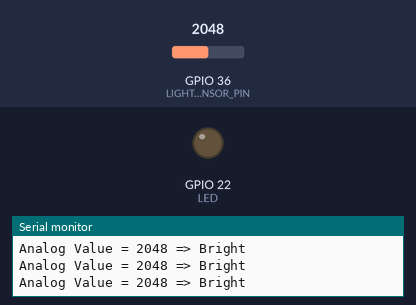
Bench run of a sketch on a simulated ESP32. On the bench: output pins drawn as LEDs (lit = HIGH), the last lines printed to the serial monitor. Inputs (shaded band) come from the test bench; at power-on: GPIO 36 (LIGHT_SENSOR_PIN) = 2048.

Above: at 1.3 s.
1.4 s: GPIO 36 (LIGHT_SENSOR_PIN) set to 43
3.5 s: GPIO 36 (LIGHT_SENSOR_PIN) set to 35
At 4.0 s:
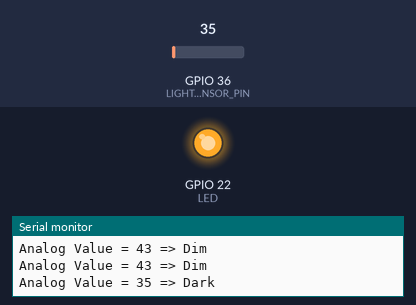
Timing chart, 0 to 6.5 s (numbered marks = the images above; inputs shaded):
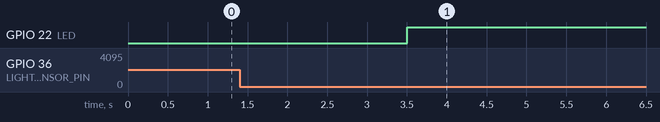

Measured:
- the behaviour switches between 40 and 39 on GPIO 36 (LIGHT_SENSOR_PIN) (found by bisection; images 0 and 1)
- after the input at 3.5 s, GPIO 22 (LED): LOW → HIGH at once

The sketch:

ESP32_LDR.ino
```cpp
#define LIGHT_SENSOR_PIN 36 // ESP32 pin GIOP36 (ADC0)
#define LED 22

void setup() {
  // initialize serial communication at 9600 bits per second:
  pinMode(LED,OUTPUT);
  Serial.begin(9600);
}

void loop() {
  // reads the input on analog pin (value between 0 and 4095)
  int analogValue = analogRead(LIGHT_SENSOR_PIN);

  Serial.print("Analog Value = ");
  Serial.print(analogValue);   // the raw analog reading

  // We'll have a few threshholds, qualitatively determined
  if (analogValue < 40) {
    Serial.println(" => Dark");
    digitalWrite(LED,HIGH);
  } else if (analogValue < 800) {
    Serial.println(" => Dim");
  } else if (analogValue < 2000) {
    Serial.println(" => Light");
    digitalWrite(LED,LOW);
  } else if (analogValue < 3200) {
    Serial.println(" => Bright");
  } else {
    Serial.println(" => Very bright");
  }

  delay(500);
}
```
